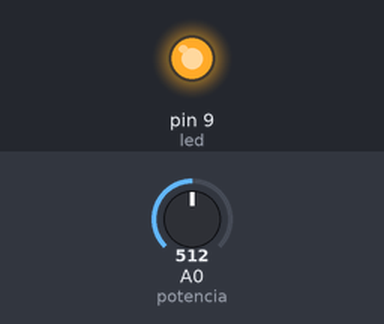
Bench run of a sketch on a simulated Arduino Uno, built with avr-gcc and run on an emulated ATmega328P. On the bench: output pins drawn as LEDs (lit = HIGH). The inputs (shaded band) are chosen by the test bench; at power-on: A0 (potencia) = 512.

Above: at 1.2 s.
1.3 s: A0 (potencia) set to 6
2.8 s: A0 (potencia) set to 3
At 3.1 s:
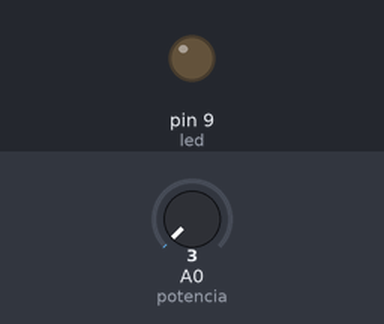
4.3 s: A0 (potencia) set to 122
At 5.4 s:
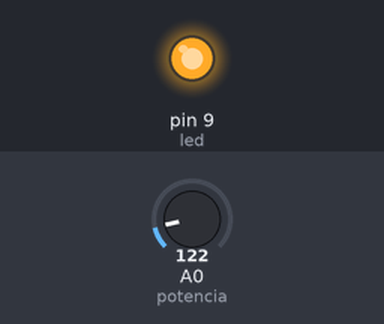
5.8 s: A0 (potencia) set to 0
At 6.5 s:
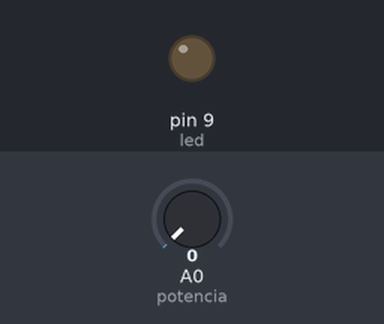
Timing chart, 0 to 8.3 s (numbered marks = the images above; inputs shaded):
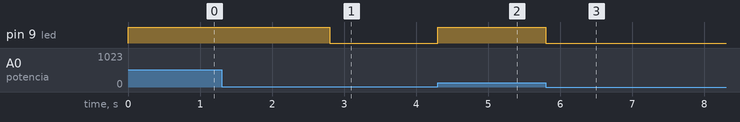

Measured:
- the behaviour switches between 5 and 4 on A0 (potencia) (found by bisection; images 0 and 1)
- after the input at 1.3 s, every drawn part: stays the same
- after the input at 2.8 s, pin 9 (led): HIGH → LOW at once
- after the input at 4.3 s, pin 9 (led): LOW → HIGH at once
- after the input at 5.8 s, pin 9 (led): HIGH → LOW at once

The sketch:

semana2_desafio2.ino
```cpp
#define potencia A0
#define led 9
int pot = 0;
int luz = 0;
void setup()
{
  pinMode(led, OUTPUT);
  pinMode(potencia, INPUT);
}

void loop()
{
  pot = analogRead(potencia);
  luz = map(pot, 0, 1023, 0, 255);
  digitalWrite(led, luz);


}
```
